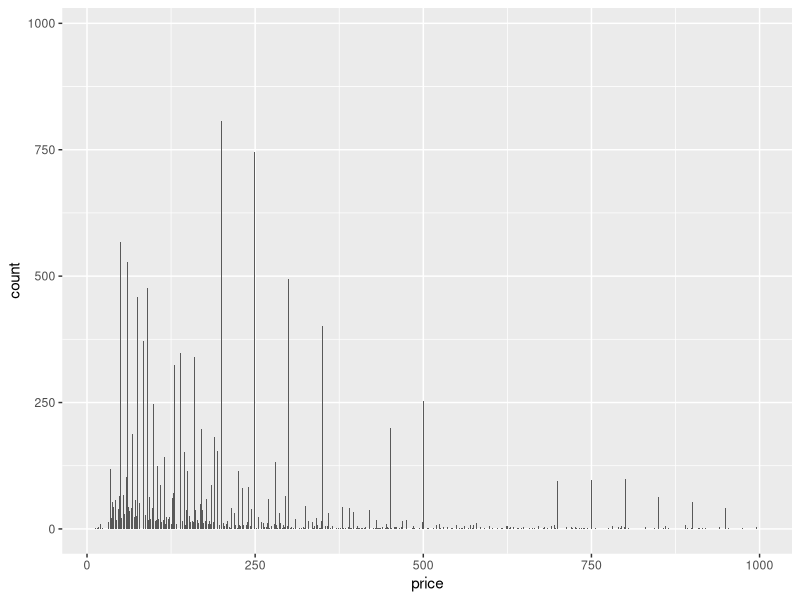
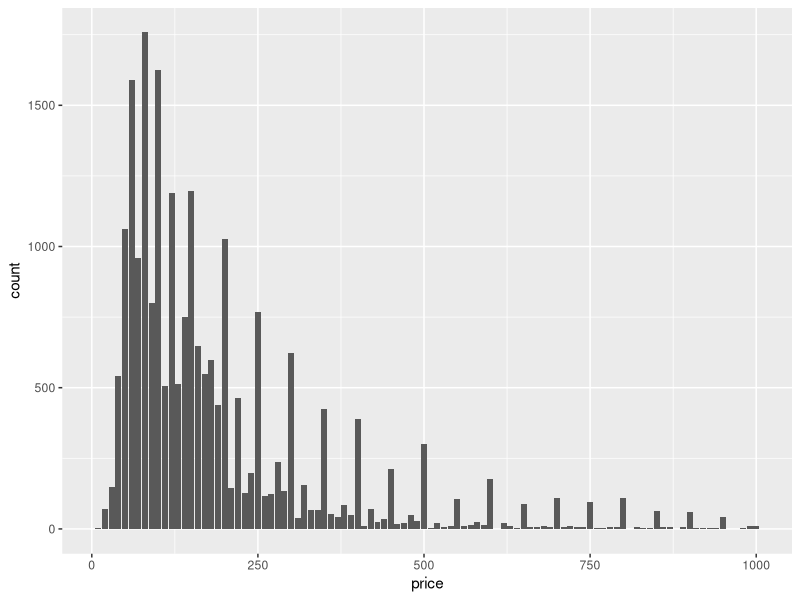
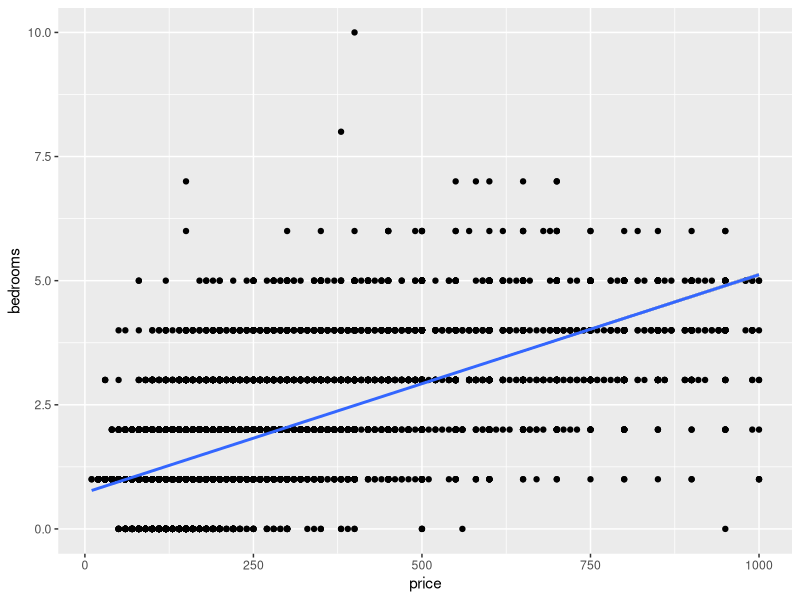
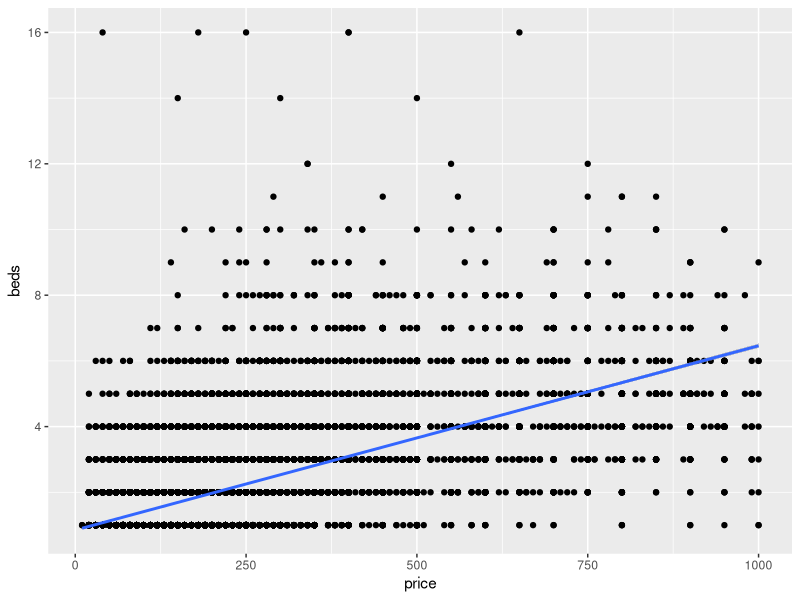
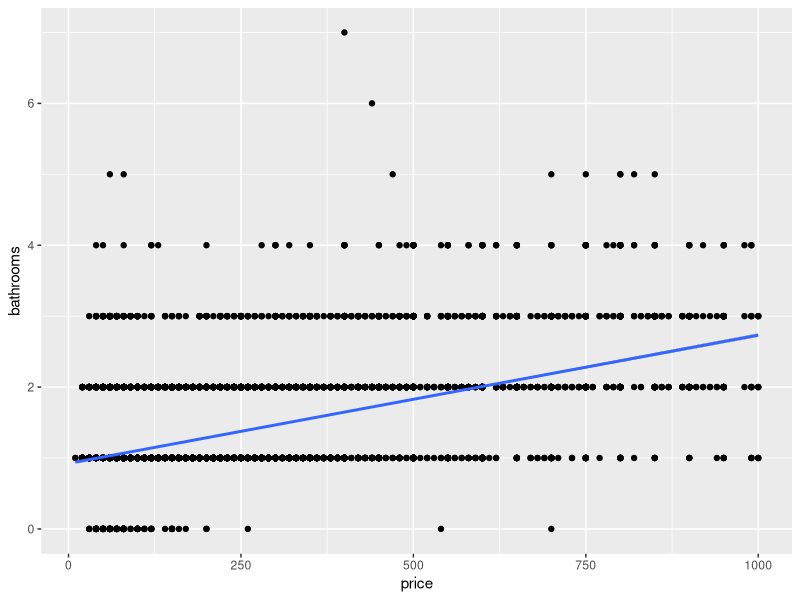
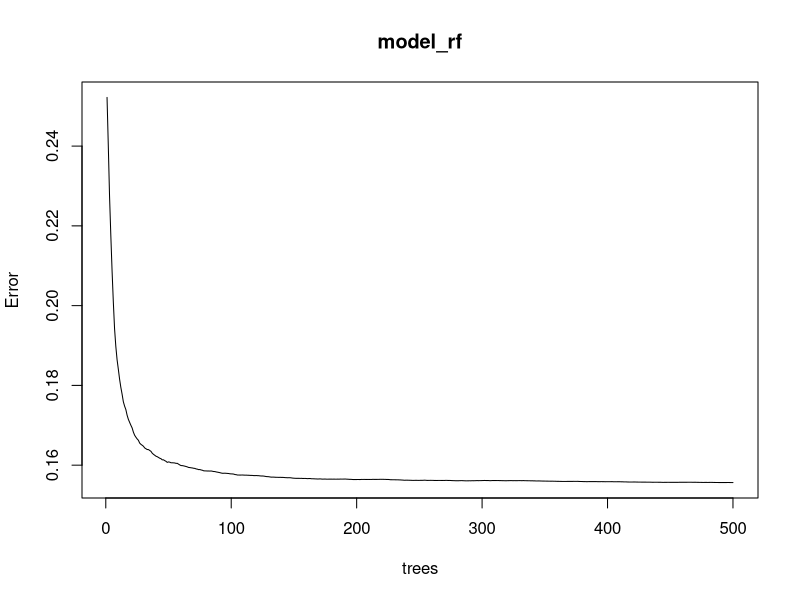
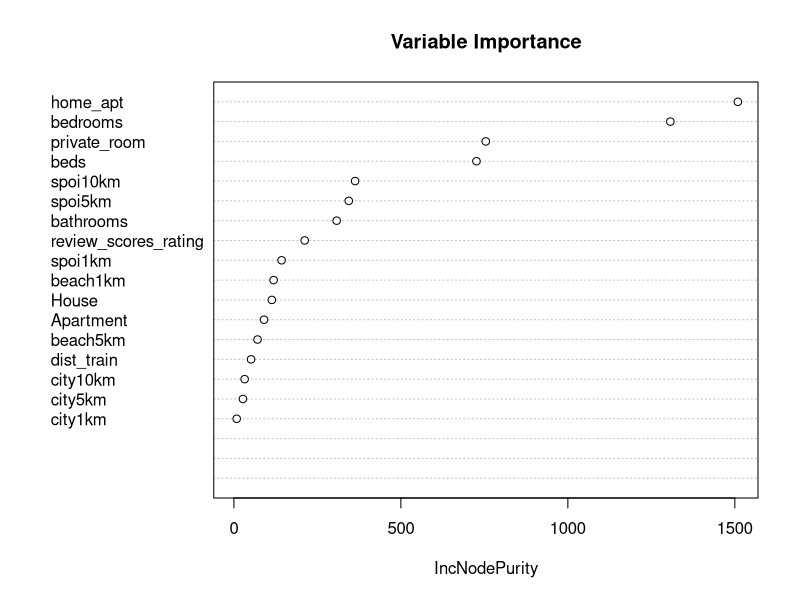

These figures' R source, in order: (Note: a time limit stopped this script after it produced the figures.)
library(dplyr)
library(randomForest)
library(ggplot2)
data <- read.csv("Output Files/completedata.csv",stringsAsFactors = F) %>% select(-c(city,X,Townhouse,shared_room))

ggplot(data,aes(price))+geom_bar() ##distribution is skewed to the right
data$price <- round(data$price,-1) #%>% log() #round and apply log function
ggplot(data,aes(price))+geom_bar()
data$bathrooms <- as.integer(data$bathrooms)

##Sample data
set.seed(123)
samp <- sample(nrow(data), 0.6 * nrow(data))
train <- data[samp, ]
test <- data[-samp, ]
rm(samp)



ggplot(data,aes(price,bedrooms))+
  geom_point() +
  geom_smooth(method='lm',formula=y~x)

ggplot(data,aes(price,beds))+
  geom_point() +
  geom_smooth(method='lm',formula=y~x)

ggplot(data,aes(price,bathrooms))+
  geom_point() +
  geom_smooth(method='lm',formula=y~x)

##Modelling
##Baseline model
best.guess <- mean(train$price) 
RMSE.baseline <- sqrt(mean((best.guess-test$price)^2))
MAE.baseline <- mean(abs(best.guess-test$price))


#Linear Regression
mod_lm <- lm (log(price)~ ., data = train)
summary(mod_lm)
lm_out <- predict(mod_lm,test) %>% as.data.frame()
lm_out$. <- exp(lm_out$.) %>% round(-1)
RMSE.lin.reg <- sqrt(mean((lm_out-test$price)^2))
MAE.lin.reg <- mean(abs(lm_out$.-test$price))



#Random Forest
model_rf <- randomForest(log(price)~.,data=train)
which.min(model_rf$mse) #500 trees needed to reach min error estimate
as.data.frame(sort(importance(model_rf)[,1],decreasing = TRUE),optional = T) #Features importance


plot(model_rf)
varImpPlot(model_rf,
           sort = T,
           main="Variable Importance",
           n.var=20)

rf_out <- predict(model_rf,test) %>% as.data.frame()
rf_out$. <- exp(rf_out$.) %>% round(-1)
RMSE.forest <- sqrt(mean((rf_out-test$price)^2))
MAE.forest <- mean(abs(rf_out$.-test$price))


#SVM
library(e1071) 
model_svm <- svm(log(price) ~ . , train)
svm_out <- predict(model_svm,test,interval='prediction') %>% as.data.frame()
svm_out$. <- exp(svm_out$.) %>% round(-1)
RMSE.svm <- sqrt(mean((svm_out-test$price)^2))
MAE.svm <- mean(abs(svm_out$.-test$price))




accuracy <- data.frame(Method = c("Baseline","Linear Regression","Random forest","SVM"),
                       RMSE   = c(RMSE.baseline,RMSE.lin.reg,RMSE.forest,RMSE.svm),
                       MAE    = c(MAE.baseline,MAE.lin.reg,MAE.forest,MAE.svm))
accuracy$RMSE <- round(accuracy$RMSE,2)
accuracy$MAE <- round(accuracy$MAE,2) 
accuracy


all.predictions <- data.frame("actual" = test$price,
                              "baseline" = best.guess,
                              "linear.regression" = lm_out,
                              "random.forest" = rf_out,
                              "svm" = svm_out)

colnames(all.predictions) <- c("actual","baseline","linear.regression","random.forest","svm")
head(all.predictions)


library(tidyr)
all.predictions <- gather(all.predictions,key = model,value = predictions,2:5)
head(all.predictions)

ggplot(data = all.predictions,aes(x = actual, y = predictions)) + 
  geom_point(colour = "blue") + 
  geom_abline(intercept = 0, slope = 1, colour = "red") +
  geom_vline(xintercept = 23, colour = "green", linetype = "dashed") +
  facet_wrap(~ model,ncol = 2) + 
  #coord_cartesian(xlim = c(0,1000),ylim = c(0,1000)) +
  ggtitle("Predicted vs. Actual, by model")


#SVM is the best model which produces the lowest RMSE
#Therefore, SVM will be the goto model during the ensemble modelling
test$predictedvalue <- 0
test$model <- NA
for(i in 1:nrow(test)){ 
  if(lm_out$.[i] == rf_out$.[i]) {
    test$predictedvalue[i] <-  lm_out$.[i]
    test$model[i] <- "LR/RF"
  } else {
    test$predictedvalue[i] <-  svm_out$.[i]
    test$model[i] <- "SVM"
  }
}

test %>% group_by(model) %>% tally()

RMSE.em <- sqrt(mean((test$predictedvalue-test$price)^2))
MAE.em <- mean(abs(test$predictedvalue-test$price))
